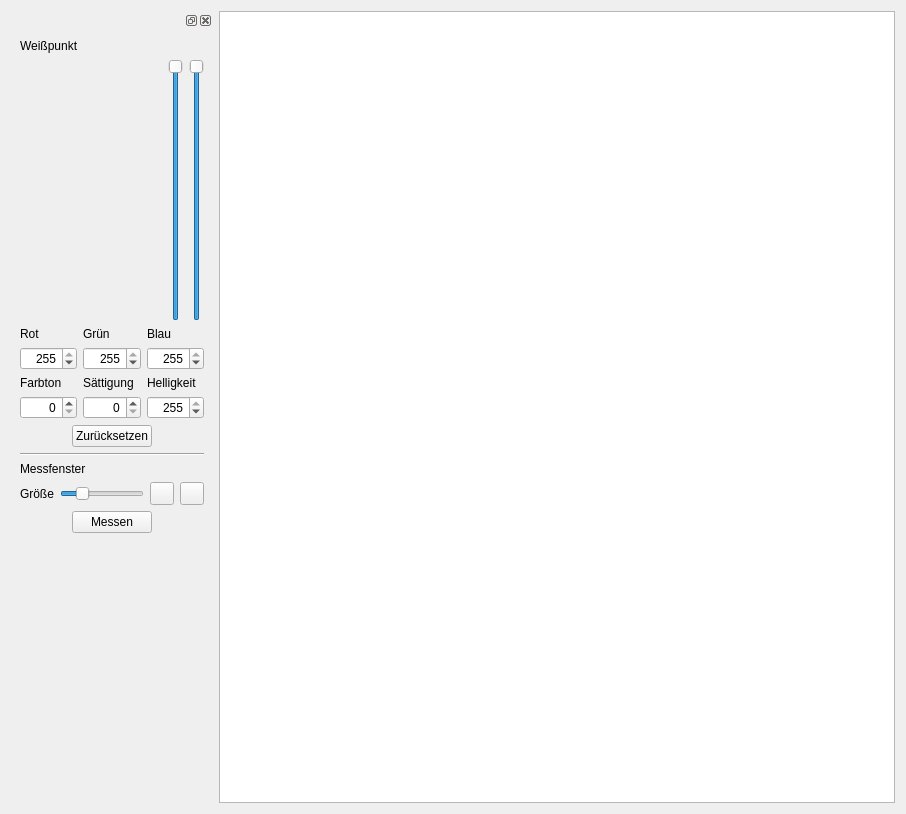
<?xml version="1.0" encoding="UTF-8"?>
<ui version="4.0">
 <class>white_point_editor</class>
 <widget class="QWidget" name="white_point_editor">
  <property name="geometry">
   <rect>
    <x>0</x>
    <y>0</y>
    <width>906</width>
    <height>814</height>
   </rect>
  </property>
  <property name="windowTitle">
   <string>Form</string>
  </property>
  <layout class="QHBoxLayout" name="horizontalLayout">
   <item>
    <widget class="QDockWidget" name="dockWidget_2">
     <property name="sizePolicy">
      <sizepolicy hsizetype="Fixed" vsizetype="Preferred">
       <horstretch>0</horstretch>
       <verstretch>0</verstretch>
      </sizepolicy>
     </property>
     <widget class="QWidget" name="dockWidgetContents_2">
      <layout class="QVBoxLayout" name="verticalLayout_2">
       <item>
        <widget class="QLabel" name="label_10">
         <property name="text">
          <string>Weißpunkt</string>
         </property>
        </widget>
       </item>
       <item>
        <layout class="QHBoxLayout" name="horizontalLayout_3">
         <item>
          <widget class="ColorCircle" name="color_circle" native="true">
           <property name="sizePolicy">
            <sizepolicy hsizetype="MinimumExpanding" vsizetype="MinimumExpanding">
             <horstretch>0</horstretch>
             <verstretch>0</verstretch>
            </sizepolicy>
           </property>
           <property name="minimumSize">
            <size>
             <width>100</width>
             <height>120</height>
            </size>
           </property>
          </widget>
         </item>
         <item>
          <widget class="QSlider" name="inner_value_slider">
           <property name="sizePolicy">
            <sizepolicy hsizetype="Fixed" vsizetype="Minimum">
             <horstretch>0</horstretch>
             <verstretch>0</verstretch>
            </sizepolicy>
           </property>
           <property name="maximum">
            <number>511</number>
           </property>
           <property name="value">
            <number>511</number>
           </property>
           <property name="orientation">
            <enum>Qt::Vertical</enum>
           </property>
          </widget>
         </item>
         <item>
          <widget class="QSlider" name="outer_value_slider">
           <property name="sizePolicy">
            <sizepolicy hsizetype="Fixed" vsizetype="Minimum">
             <horstretch>0</horstretch>
             <verstretch>0</verstretch>
            </sizepolicy>
           </property>
           <property name="maximum">
            <number>511</number>
           </property>
           <property name="value">
            <number>511</number>
           </property>
           <property name="orientation">
            <enum>Qt::Vertical</enum>
           </property>
          </widget>
         </item>
        </layout>
       </item>
       <item>
        <layout class="QGridLayout" name="gridLayout">
         <item row="0" column="2">
          <widget class="QLabel" name="label_3">
           <property name="text">
            <string>Blau</string>
           </property>
          </widget>
         </item>
         <item row="0" column="1">
          <widget class="QLabel" name="label_2">
           <property name="text">
            <string>Grün</string>
           </property>
          </widget>
         </item>
         <item row="3" column="1">
          <widget class="QDoubleSpinBox" name="saturation_sb">
           <property name="alignment">
            <set>Qt::AlignRight|Qt::AlignTrailing|Qt::AlignVCenter</set>
           </property>
           <property name="decimals">
            <number>0</number>
           </property>
           <property name="maximum">
            <double>255.000000000000000</double>
           </property>
          </widget>
         </item>
         <item row="3" column="2">
          <widget class="QDoubleSpinBox" name="value_sb">
           <property name="alignment">
            <set>Qt::AlignRight|Qt::AlignTrailing|Qt::AlignVCenter</set>
           </property>
           <property name="decimals">
            <number>0</number>
           </property>
           <property name="maximum">
            <double>255.000000000000000</double>
           </property>
           <property name="value">
            <double>255.000000000000000</double>
           </property>
          </widget>
         </item>
         <item row="0" column="0">
          <widget class="QLabel" name="label">
           <property name="text">
            <string>Rot</string>
           </property>
          </widget>
         </item>
         <item row="1" column="2">
          <widget class="QDoubleSpinBox" name="color_blue_sb">
           <property name="alignment">
            <set>Qt::AlignRight|Qt::AlignTrailing|Qt::AlignVCenter</set>
           </property>
           <property name="decimals">
            <number>0</number>
           </property>
           <property name="maximum">
            <double>255.000000000000000</double>
           </property>
           <property name="value">
            <double>255.000000000000000</double>
           </property>
          </widget>
         </item>
         <item row="2" column="2">
          <widget class="QLabel" name="label_6">
           <property name="text">
            <string>Helligkeit</string>
           </property>
          </widget>
         </item>
         <item row="3" column="0">
          <widget class="QDoubleSpinBox" name="hue_sb">
           <property name="alignment">
            <set>Qt::AlignRight|Qt::AlignTrailing|Qt::AlignVCenter</set>
           </property>
           <property name="decimals">
            <number>0</number>
           </property>
           <property name="maximum">
            <double>359.000000000000000</double>
           </property>
          </widget>
         </item>
         <item row="1" column="1">
          <widget class="QDoubleSpinBox" name="color_green_sb">
           <property name="alignment">
            <set>Qt::AlignRight|Qt::AlignTrailing|Qt::AlignVCenter</set>
           </property>
           <property name="decimals">
            <number>0</number>
           </property>
           <property name="maximum">
            <double>255.000000000000000</double>
           </property>
           <property name="value">
            <double>255.000000000000000</double>
           </property>
          </widget>
         </item>
         <item row="2" column="0">
          <widget class="QLabel" name="label_4">
           <property name="text">
            <string>Farbton</string>
           </property>
          </widget>
         </item>
         <item row="2" column="1">
          <widget class="QLabel" name="label_5">
           <property name="text">
            <string>Sättigung</string>
           </property>
          </widget>
         </item>
         <item row="1" column="0">
          <widget class="QDoubleSpinBox" name="color_red_sb">
           <property name="alignment">
            <set>Qt::AlignRight|Qt::AlignTrailing|Qt::AlignVCenter</set>
           </property>
           <property name="decimals">
            <number>0</number>
           </property>
           <property name="maximum">
            <double>255.000000000000000</double>
           </property>
           <property name="value">
            <double>255.000000000000000</double>
           </property>
          </widget>
         </item>
        </layout>
       </item>
       <item>
        <layout class="QHBoxLayout" name="horizontalLayout_5">
         <item>
          <spacer name="horizontalSpacer">
           <property name="orientation">
            <enum>Qt::Horizontal</enum>
           </property>
           <property name="sizeHint" stdset="0">
            <size>
             <width>40</width>
             <height>20</height>
            </size>
           </property>
          </spacer>
         </item>
         <item>
          <widget class="QPushButton" name="reset_btn">
           <property name="text">
            <string>Zurücksetzen</string>
           </property>
          </widget>
         </item>
         <item>
          <spacer name="horizontalSpacer_2">
           <property name="orientation">
            <enum>Qt::Horizontal</enum>
           </property>
           <property name="sizeHint" stdset="0">
            <size>
             <width>40</width>
             <height>20</height>
            </size>
           </property>
          </spacer>
         </item>
        </layout>
       </item>
       <item>
        <widget class="Line" name="line">
         <property name="orientation">
          <enum>Qt::Horizontal</enum>
         </property>
        </widget>
       </item>
       <item>
        <widget class="QLabel" name="label_11">
         <property name="text">
          <string>Messfenster</string>
         </property>
        </widget>
       </item>
       <item>
        <layout class="QGridLayout" name="gridLayout_2">
         <item row="0" column="1">
          <widget class="QSlider" name="size_slider">
           <property name="minimum">
            <number>10</number>
           </property>
           <property name="maximum">
            <number>100</number>
           </property>
           <property name="value">
            <number>30</number>
           </property>
           <property name="orientation">
            <enum>Qt::Horizontal</enum>
           </property>
          </widget>
         </item>
         <item row="0" column="0">
          <widget class="QLabel" name="label_7">
           <property name="text">
            <string>Größe</string>
           </property>
          </widget>
         </item>
         <item row="0" column="2">
          <widget class="QToolButton" name="reset_size_btn">
           <property name="text">
            <string/>
           </property>
          </widget>
         </item>
         <item row="0" column="3">
          <widget class="QToolButton" name="center_btn">
           <property name="text">
            <string/>
           </property>
          </widget>
         </item>
        </layout>
       </item>
       <item>
        <layout class="QHBoxLayout" name="horizontalLayout_2">
         <item>
          <spacer name="horizontalSpacer_3">
           <property name="orientation">
            <enum>Qt::Horizontal</enum>
           </property>
           <property name="sizeHint" stdset="0">
            <size>
             <width>40</width>
             <height>20</height>
            </size>
           </property>
          </spacer>
         </item>
         <item>
          <widget class="QPushButton" name="measure_btn">
           <property name="text">
            <string>Messen</string>
           </property>
          </widget>
         </item>
         <item>
          <spacer name="horizontalSpacer_4">
           <property name="orientation">
            <enum>Qt::Horizontal</enum>
           </property>
           <property name="sizeHint" stdset="0">
            <size>
             <width>40</width>
             <height>20</height>
            </size>
           </property>
          </spacer>
         </item>
        </layout>
       </item>
       <item>
        <spacer name="verticalSpacer">
         <property name="orientation">
          <enum>Qt::Vertical</enum>
         </property>
         <property name="sizeHint" stdset="0">
          <size>
           <width>20</width>
           <height>40</height>
          </size>
         </property>
        </spacer>
       </item>
      </layout>
     </widget>
    </widget>
   </item>
   <item>
    <widget class="WhitepointView" name="graphicsView">
     <property name="sizePolicy">
      <sizepolicy hsizetype="Expanding" vsizetype="Expanding">
       <horstretch>0</horstretch>
       <verstretch>0</verstretch>
      </sizepolicy>
     </property>
     <property name="alignment">
      <set>Qt::AlignLeading|Qt::AlignLeft|Qt::AlignTop</set>
     </property>
     <property name="renderHints">
      <set>QPainter::TextAntialiasing</set>
     </property>
    </widget>
   </item>
  </layout>
 </widget>
 <customwidgets>
  <customwidget>
   <class>ColorCircle</class>
   <extends>QWidget</extends>
   <header>src.widgets.color_circle</header>
   <container>1</container>
  </customwidget>
  <customwidget>
   <class>WhitepointView</class>
   <extends>QGraphicsView</extends>
   <header>src.views.whitepoint_view</header>
  </customwidget>
 </customwidgets>
 <resources/>
 <connections/>
</ui>
